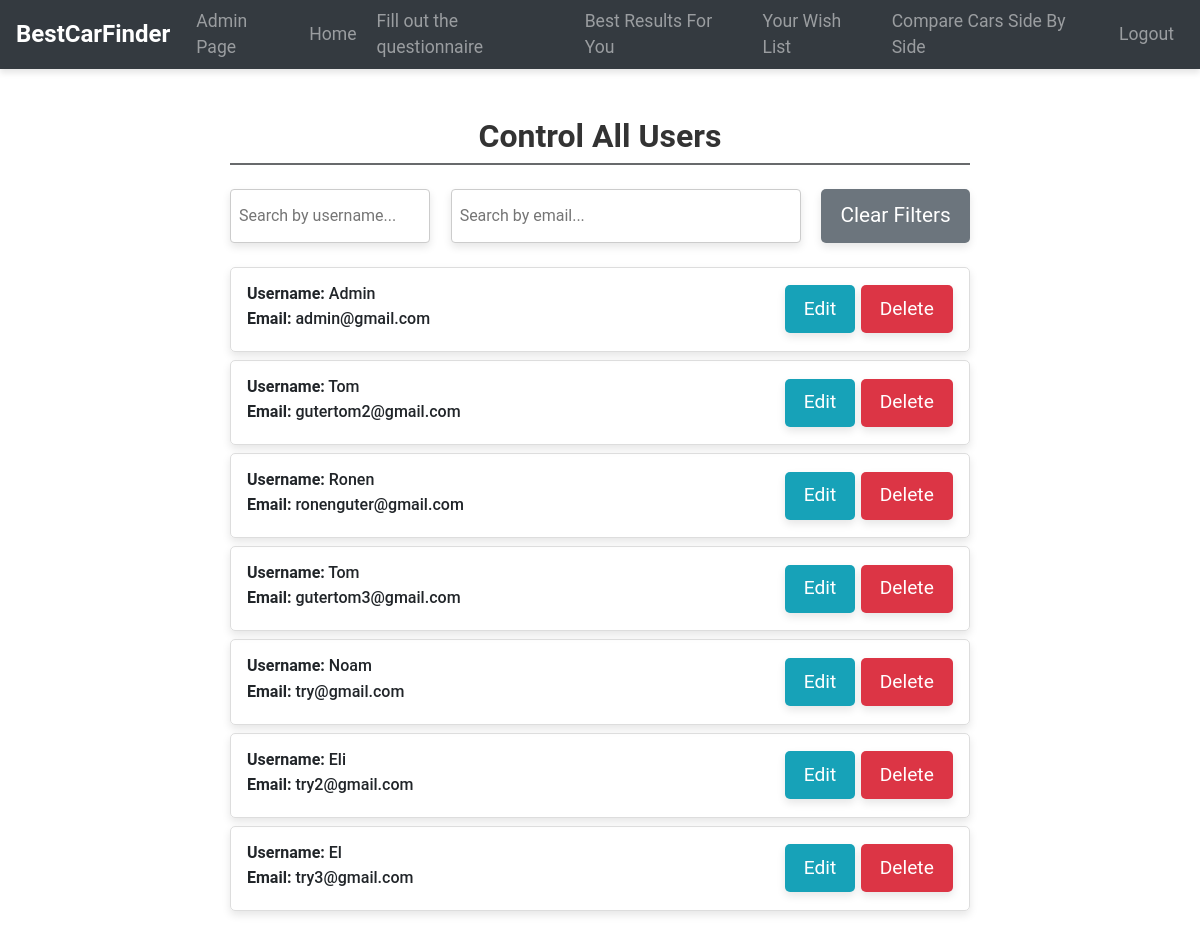
The app's page /user-control (signed in) with its own data.
### website/models.py (models this page shows)
class User(db.Model, UserMixin):
    id = db.Column(db.Integer, primary_key=True)
    email = db.Column(db.String(150), unique=True)
    password = db.Column(db.String(150))
    first_name = db.Column(db.String(150))
    created_at = db.Column(db.DateTime(timezone=True), default=func.now())
    notes = db.relationship('Note')

### website/admin.py (the view)
@admin.route('/user-control', methods=['GET', 'POST'])
@login_required
def user_control():
    users = User.query.all()
    return render_template('user-control.html', users=users, user=current_user)

### website/templates/user-control.html (shortened to what this page needs)
{% extends "base.html" %}
{% block content %}
<br />
<div class="container">
    <br />
    <h2 class="text-center mb-4 section-header">Control All Users</h2>
    <div class="search-box">
        <input type="text" id="usernameSearch" class="username-search" placeholder="Search by username...">
        <input type="text" id="emailSearch" class="email-search" placeholder="Search by email...">
        <button class="clear-filters-button" id="clearFilters">Clear Filters</button>
    </div>
    <div id="userList">
        <ul id="userListItems">
            {% for user in users %}
            <li class="user-item" data-username="{{ user.first_name }}" data-email="{{ user.email }}">
                <div class="user-info">
                    <h5 class="mb-1"><strong>Username:</strong> {{ user.first_name }}</h5>
                    <p class="mb-1"><strong>Email:</strong> {{ user.email }}</p>
                </div>
                <div class="user-actions">
                    <button class="edit" type="button" onclick="editUser('{{ user.id }}')">Edit</button>
                    <button class="delete" type="button" onclick="deleteUser('{{ user.id }}')">Delete</button>
                </div>
            </li>
            {% endfor %}
        </ul>
    </div>
</div>
<br />
{% endblock %}

### website/templates/base.html (style rules this page uses)
body { font-family: 'Roboto', sans-serif; margin: 0; padding: 0; }

### website/templates/user-control.html (style rules this page uses)
@media (min-width: 1200px) { .container, .container-lg, .container-md, .container-sm, .container-xl { max-width: 800px; } }
.section-header { font-size: 2rem; font-weight: 700; color: #333; border-bottom: 2px solid #686a6c; padding-bottom: 0.5rem; margin-bottom: 2rem; }
.user-info h5, .user-info p { font-size: 1rem; }
.search-box { margin-bottom: 20px; display: flex; justify-content: space-between; gap: 10px; }
.search-box input { width: 100%; max-width: 400px; padding: 0.5rem; border: 1px solid #ccc; border-radius: 4px; font-size: 1rem; border: 1px solid #ccc; box-shadow: 0 4px 8px rgba(0, 0, 0, 0.1); }
.search-box input.username-search { max-width: 200px; }
.search-box input.email-search { max-width: 350px; }
.clear-filters-button { font-size: 1.3rem; padding: 0.7rem 1.2rem; border: none; border-radius: 5px; background-color: #6c757d; color: white; cursor: pointer; transition: background-color 0.3s ease, box-shadow 0.3s ease; box-shadow: 0 4px 8px rgba(0, 0, 0, 0.1); }
#userList { margin-top: 1.5rem; }
#userListItems { list-style: none; padding: 0; }
.user-item { font-size: 1.3rem; font-weight: 500; padding: 1rem; border: 1px solid #ddd; border-radius: 5px; margin-bottom: 0.5rem; transition: background-color 0.3s ease, box-shadow 0.3s ease, transform 0.3s ease; cursor: pointer; display: flex; justify-content: space-between; align-items: center; box-shadow: 0 4px 8px rgba(0, 0, 0, 0.1); }
.user-actions button { background-color: #28a745; color: white; font-size: 1.2rem; padding: 0.6rem 1.2rem; border: none; border-radius: 5px; cursor: pointer; transition: background-color 0.3s ease, box-shadow 0.3s ease; box-shadow: 0 4px 8px rgba(0, 0, 0, 0.1); }
.user-actions button.edit { background-color: #17a2b8; }
.user-actions button.delete { background-color: #dc3545; }

### records on screen
User: first_name "Admin", email "admin@gmail.com"
User: first_name "Tom", email "gutertom2@gmail.com"
User: first_name "Ronen", email "ronenguter@gmail.com"
User: first_name "Tom", email "gutertom3@gmail.com"
User: first_name "Noam", email "try@gmail.com"
User: first_name "Eli", email "try2@gmail.com"
User: first_name "El", email "try3@gmail.com"
